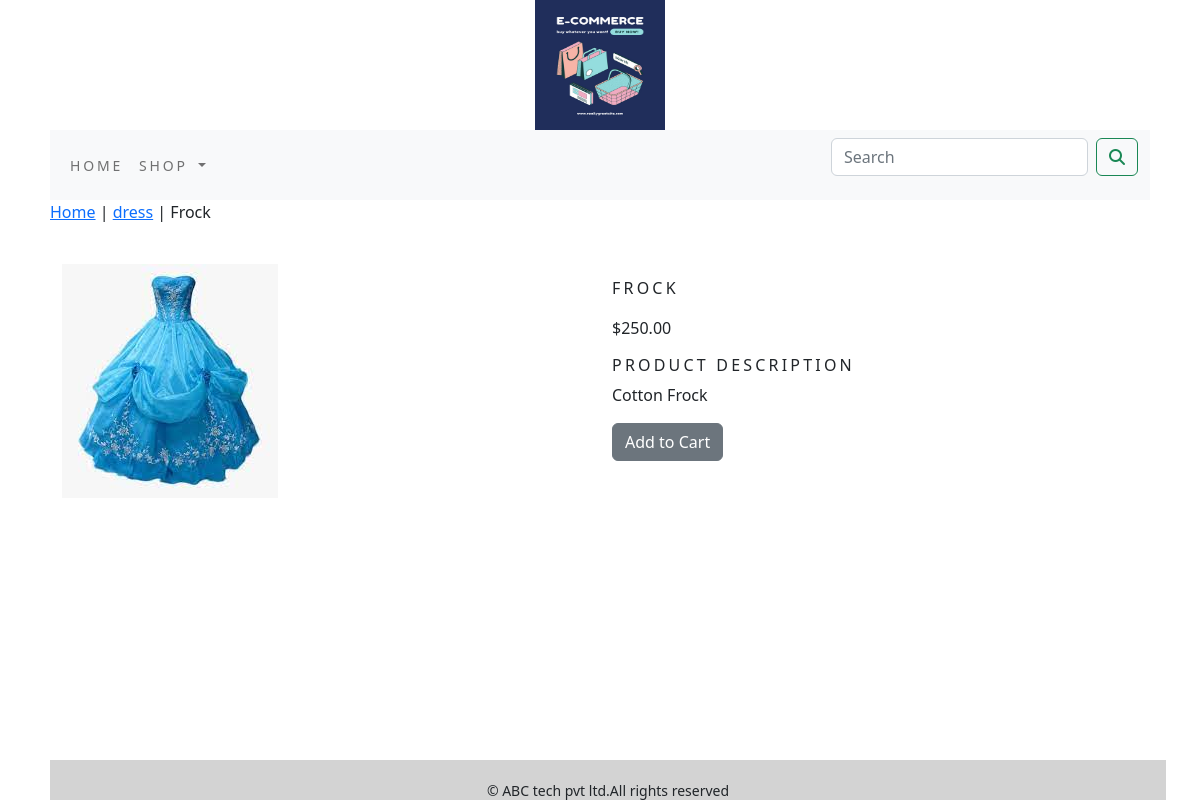
Screenshot of /shop/dress/product1 with the database file from the repository.
### shopapp/models.py (models this page shows, shortened)
class product(models.Model):
    name = models.CharField(max_length=250, unique=True)
    slug = models.SlugField(max_length=250, unique=True)
    desc = models.TextField(blank=True)
    price = models.DecimalField(max_digits=10, decimal_places=2)
    category = models.ForeignKey(Category, on_delete=models.CASCADE)
    image = models.ImageField(upload_to='product', blank=True)
    stock = models.IntegerField()
    available = models.BooleanField(default=True)
    created = models.DateTimeField(auto_now_add=True)
    updated = models.DateTimeField(auto_now=True)
    class Meta:
        ordering = ('name',)
        verbose_name = 'product'
        verbose_name_plural = 'products'

class Category(models.Model):
    name = models.CharField(max_length=250, unique=True)
    slug = models.SlugField(max_length=250, unique=True)
    desc = models.TextField()
    image = models.ImageField(upload_to='category', blank=True)
    class Meta:
        ordering = ('name',)
        verbose_name = 'category'
        verbose_name_plural = 'categories'
    def get_url(self):
        return reverse('shopapp:products_by_category', args=[self.slug])
    def __str__(self):
        return '{}'.format(self.name)

### shopapp/views.py (the view)
# urls.py: path('<slug:c_slug>/<slug:product_slug>', views.proDetail, name='prodCatdetail')
def proDetail(request, c_slug, product_slug):
    try:
        product1 = product.objects.get(category__slug=c_slug, slug=product_slug)
    except Exception as e:
        raise e
    return render(request, 'product.html', {'product': product1})

### cart/context_processors.py (called while the page is built)
def counter(request):
    item_count=0
    if 'admin' in request.path:
        return {}
    else:
        try:
            cart=Cart.objects.filter(cart_id=_cart_id(request))
            cart_items=CartItem.objects.all().filter(cart=cart[:1])
            for cart_item in cart_items:
                item_count += cart_item.quantity
        except Cart.DoesNotExist:
            item_count=0
    return dict(item_count=item_count)

### cart/views.py (called while the page is built)
def _cart_id(request):
    cart = request.session.session_key
    if not cart:
        cart = request.session.create()
    return cart

### shopapp/context_processors.py (called while the page is built)
def menu_links(request):
    links = Category.objects.all()
    return dict(links=links)

### template/product.html (shortened to what this page needs)
{% extends 'base.html' %}
{% load static %}
{% block contend %}
<div class="row my_pro_rowc_lass">
    <div class="mx-auto">
        <p><a href="{% url 'shopapp:allProdCat' %}">Home</a> | <a href="{{product.category.get_url}}">{{product.category}}</a> | {{product.name}} </p>
    </div>
</div>
<div class="container">
    <br>
<div class="row">
    <div class="col-12 col-sm-12 col-md-12 col-lg-6 text= center">
        <div style="min-width:18rem;">
            <img src="{{product.image.url}}" alt="{{product.name}}" style= "bject-fit:cover;flex-grow:0;">
        </div>
    </div>
            <div class="col-12 col-sm-12 col-md-12 col-lg-6">
                <div class="my_pro">
            <h1 class="my_prod_title">{{product.name}}</h1>
            <p>${{product.price}}</p>
            <h3 class="my_title">Product Description</h3>
            <p class="text-justify my_prod_text">{{product.desc}}</p>
            {% if product.stock <= 0 %}
               <p class="text-justify my_prod_text"><b>Out of stock</b></p>
            {% else %}
              <a class="btn btn-secondary" href="{% url 'cart:add_cart' product.id %}">Add to Cart</a>
            {% endif %}
            </div>
            </div>
        </div>
</div>
{% endblock %}

### static/css/custom.css (style rules this page uses)
body { padding-left:50px; padding-right:50px; }
.my_title { font-size : 16px; text-transform : uppercase; letter-spacing : .2em }
.my_prod_title { font-size:16px; text-transform:uppercase; letter-spacing:.2em; padding-top:15px; padding-bottom:10px; }
.my_prod_text { padding-right:20px }
.my_pro { padding-bottom:20px; }

### rows the page displays
product: category "dress", name "Frock", image (picture), name "FROCK", price "250.00", desc "Cotton Frock"
